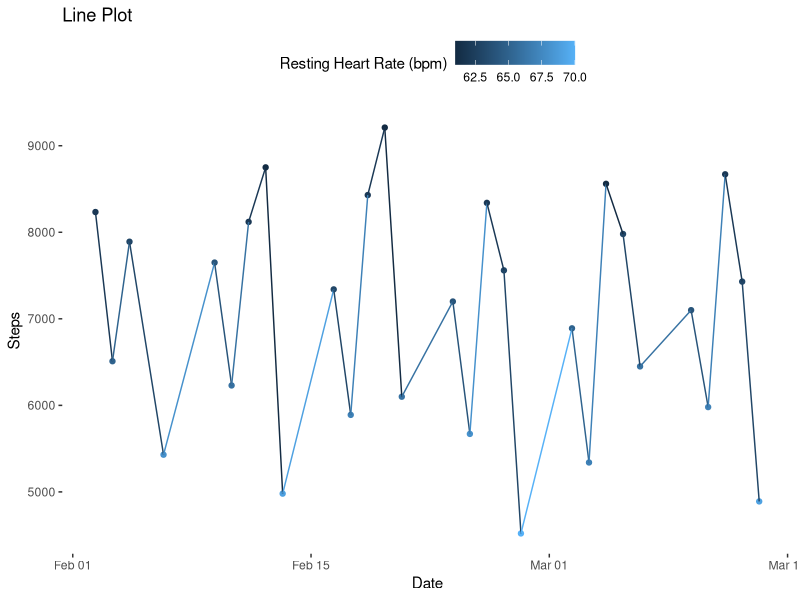
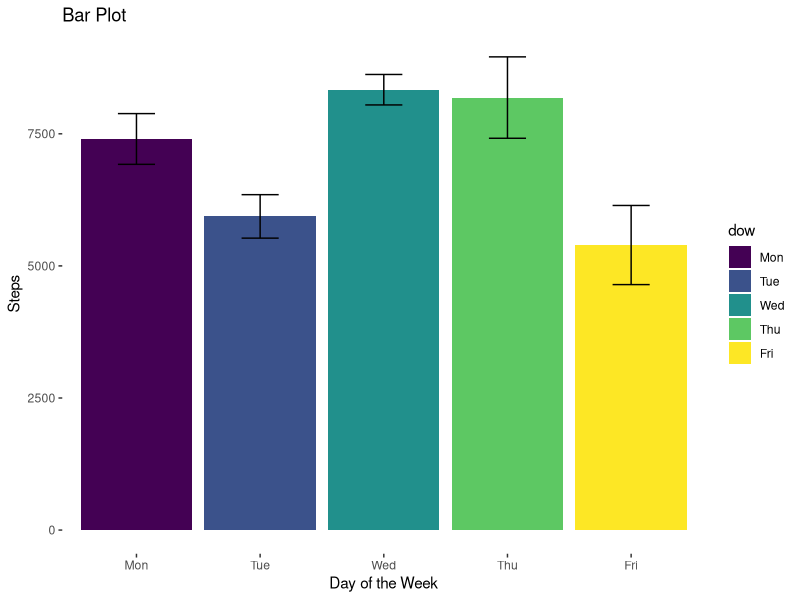
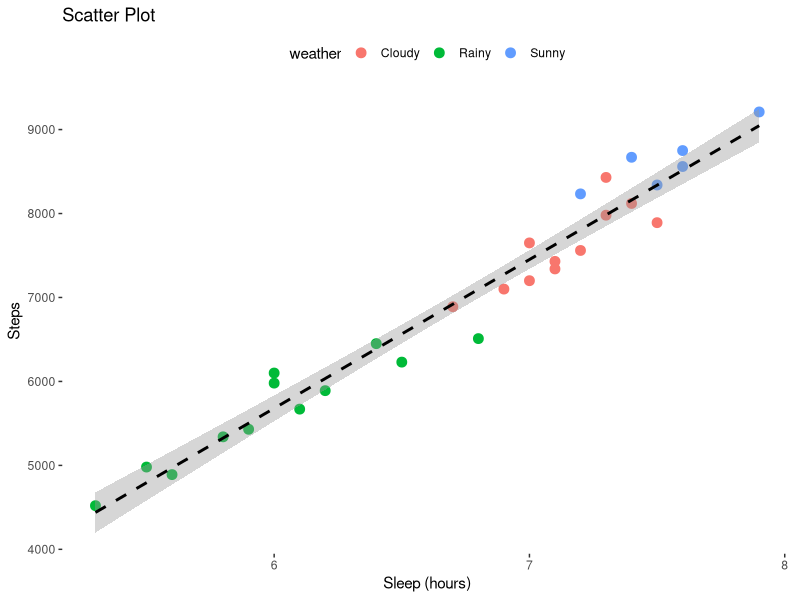
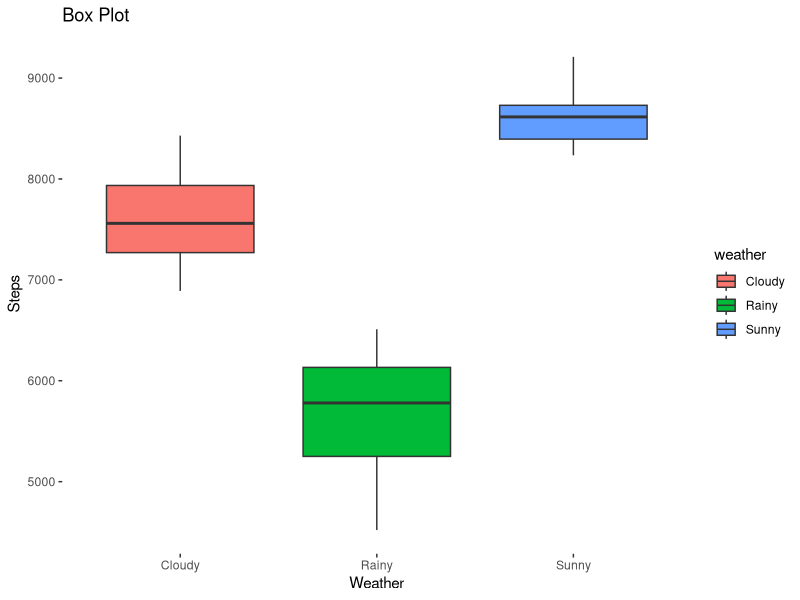
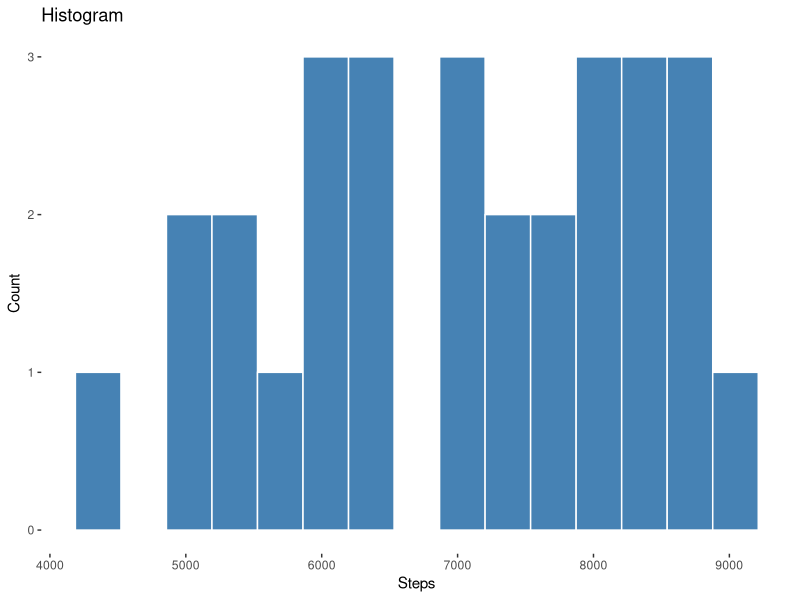

The R script that drew these images, in order:
## Plotting examples (Intro to R - March 26)
## Justin Laiti

# install packages if you don't have them already:
# install.packages("tidyverse")

# clear workspace
rm(list = ls())

# load packages
library(tidyverse)
library(magrittr)
library(lubridate)

## Step 1: Read data
data <- read.csv('data/self_tracking_data.csv') #if the data isn't in the same location as the R code, you will need to include the full file location

## Step 2: Inspect/explore the data
tibble(data) 
data$steps[1:5] 
summary(data)

## Step 3 wrangling data

# select specific columns
data %>% select(timestamp, steps, weather)
steps_and_weather_data <- data %>% select(timestamp, steps, weather) # <- and = both assign a new value

# overwrite the data with %<>% 
data <- data %>% select(timestamp, steps, resting_heart_rate, sleep_hours, weather) 
data %<>% select(timestamp, steps, resting_heart_rate, sleep_hours, weather) #this does the same thing

# filter
data %<>% filter(resting_heart_rate > 60)

# mutate to add a day of the week variable
data %<>% mutate(time = as.POSIXct(timestamp, format = "%Y-%m-%dT%H:%M:%S", tz = "GMT")) %>%
  select(-timestamp) %>%
  mutate(dow = wday(time, label = TRUE))

# create groups based on day of the week (dow)
# then, summarize the mean and std of steps in each group
grouped_data <- data %>% group_by(dow) 
daily_step_summary_data <- grouped_data %>% summarize(count = n(), mean_steps = mean(steps), sd_steps = sd(steps))
 
# inspect data again
tibble(daily_step_summary_data)
 
 
# Step 4: plotting data

# general ggplot formula:
# ggplot(YOUR_DATA, aes(x = X_VARIABLE, y = Y_VARIABLE, other asethetic options)) + # data & aesthetics
#   geom_point() / geom_line() / geom_bar() / geom_boxplot() +     # plot type
#   ggtitle("Title") +                                             # labels
#   scale_x_continuous(name = "X Label") +                         # axis formatting
#   theme(...)                                                     # styling
 
# line plot
ggplot(data, aes(x = time, y = steps, color = resting_heart_rate)) +
  geom_point() +
  geom_line() +
  ggtitle("Line Plot") +
  theme(legend.position = 'top') +
  scale_x_datetime(name = "Date") +
  scale_y_continuous(name = "Steps") +
  scale_color_continuous(name = "Resting Heart Rate (bpm)") +
  theme(panel.grid.major = element_blank(), panel.grid.minor = element_blank(), panel.background = element_blank())
 
# bar plot
ggplot(daily_step_summary_data, aes(x = dow, y = mean_steps, fill = dow)) +
  geom_bar(stat = "identity") +
  geom_errorbar(width = 0.3, aes(ymin = mean_steps - sd_steps, ymax = mean_steps + sd_steps)) +
  ggtitle("Bar Plot") +
  scale_x_discrete(name = "Day of the Week") +
  scale_y_continuous(name = "Steps") +
  theme(panel.grid.major = element_blank(), panel.grid.minor = element_blank(), panel.background = element_blank())
 
# scatter plot
ggplot(data, aes(x = sleep_hours, y = steps, color = weather)) +
  geom_point(size = 3) +
  geom_smooth(method = "lm", se = TRUE, color = "black", linetype = "dashed") +
  ggtitle("Scatter Plot") +
  scale_x_continuous(name = "Sleep (hours)") +
  scale_y_continuous(name = "Steps") +
  theme(legend.position = 'top') +
  theme(panel.grid.major = element_blank(), panel.grid.minor = element_blank(), panel.background = element_blank())
 
# box plot
ggplot(data, aes(x = weather, y = steps, fill = weather)) +
  geom_boxplot() +
  ggtitle("Box Plot") +
  scale_x_discrete(name = "Weather") +
  scale_y_continuous(name = "Steps") +
  theme(panel.grid.major = element_blank(), panel.grid.minor = element_blank(), panel.background = element_blank())
 
# histogram
ggplot(data, aes(x = steps)) +
  geom_histogram(bins = 15, fill = "steelblue", color = "white") +
  ggtitle("Histogram") +
  scale_x_continuous(name = "Steps") +
  scale_y_continuous(name = "Count") +
  theme(panel.grid.major = element_blank(), panel.grid.minor = element_blank(), panel.background = element_blank())
